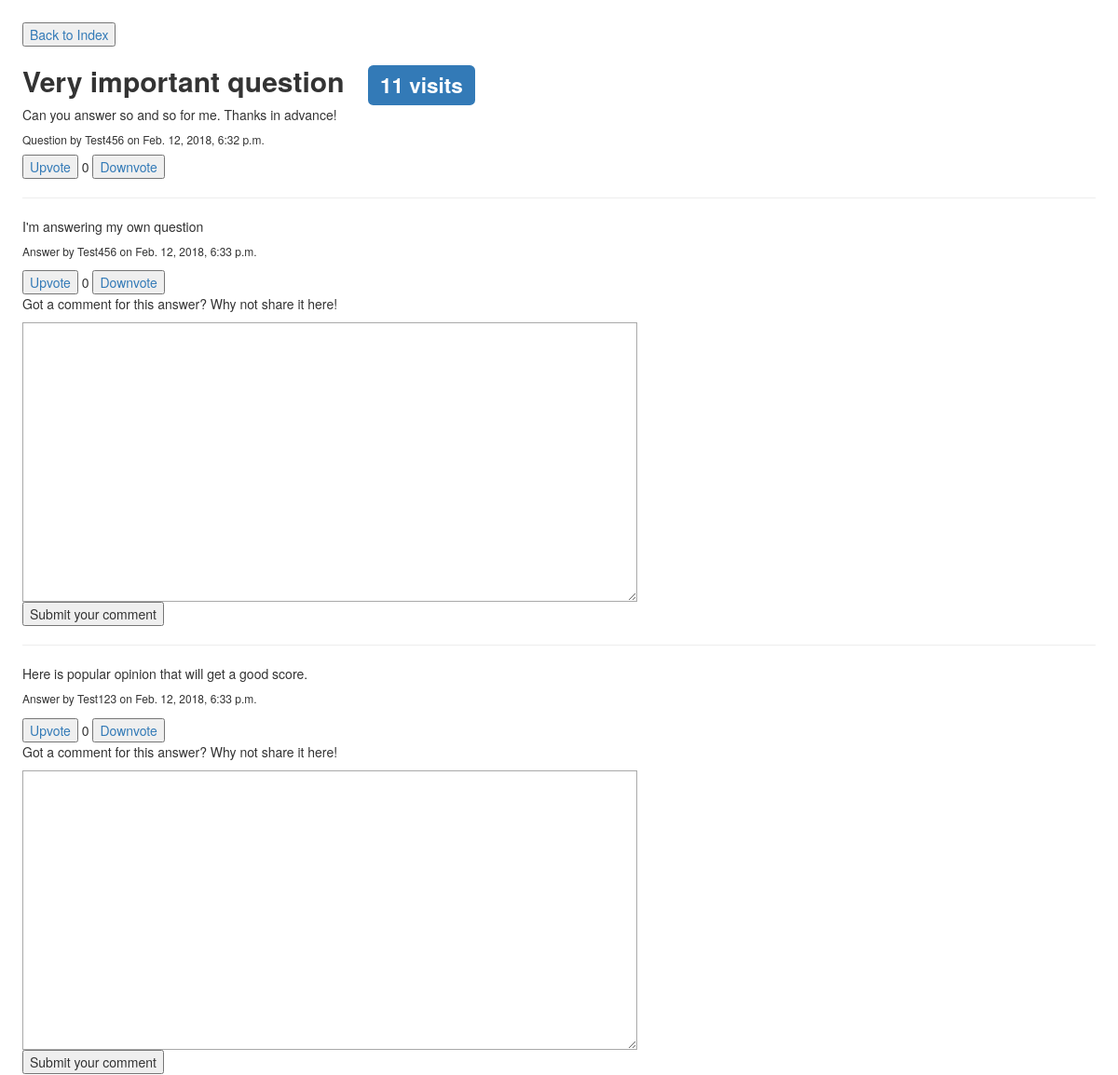
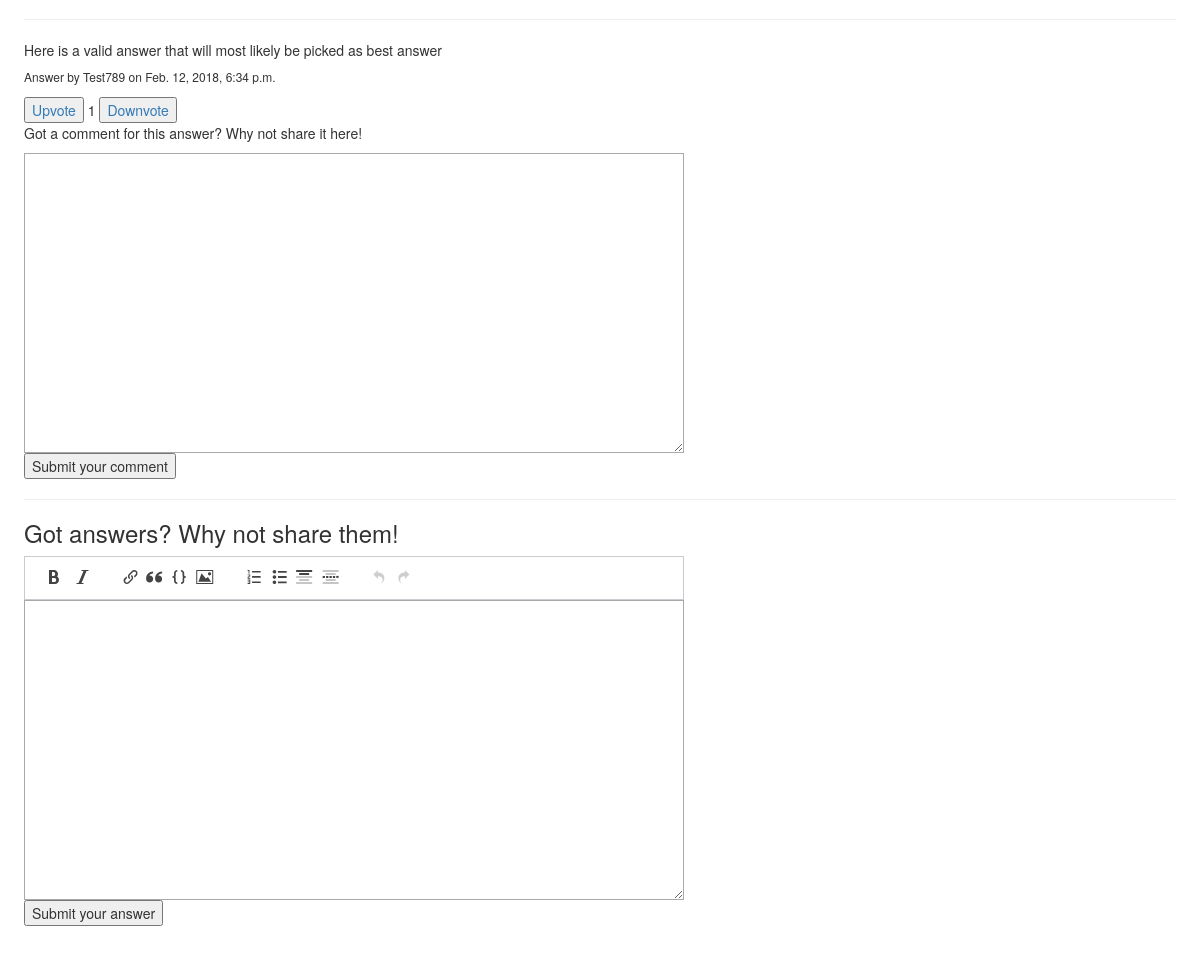
Screenshot of /questions/3/ (signed in) with the database file from the repository (2 pictures, top to bottom).
### qa_web/models.py (models this page shows, shortened)
class Post(models.Model):
    content = models.TextField(null=True)
    owner = models.ForeignKey(settings.AUTH_USER_MODEL, null= True, on_delete=models.SET_NULL)
    creation_date = models.DateTimeField(auto_now_add=True)
    upvotes = models.IntegerField(default=0)
    downvotes = models.IntegerField(default=0)
    class Meta:
        abstract = True
    @property
    def score(self):
        return self.upvotes - self.downvotes

class Questions(Post):
    title = models.CharField(max_length=300, null=True)
    visits = models.IntegerField(default=0)
    voters = models.ManyToManyField(settings.AUTH_USER_MODEL, related_name='q_voters', through='Vote')

class User(AbstractUser):
    age = models.IntegerField(null =True)
    birthday = models.DateField(null = True)
    motherland=models.TextField(max_length=100, null =True)
    school = models.TextField(max_length=100, null =True)
    major = models.CharField(max_length=50, null =True)
    city = models.TextField(max_length=100, null=True)
    """
      The below code has a purpose that a user profile will be created when
      a user is created

     """

class Answers(Post):
    question = models.ForeignKey(Questions, null=True, on_delete=models.CASCADE)
    correct_answer = models.BooleanField(default = False)
    voters = models.ManyToManyField(settings.AUTH_USER_MODEL, related_name='a_voters', through='Vote')

### qa_web/views.py (the view)
# urls.py: path('questions/<int:id_>/', views.answers, name='answers'),
def answers(request, id_):
    q = get_object_or_404(Questions, pk=id_)
    answer_id = [int(key.replace('select_', '')) for key in request.POST.keys() if key.startswith('select_')]
    if request.method == 'POST' and 'answer_form' in request.POST: #Update's database when somebody answers a question
        form = AnswersForm(request.POST)
        if form.is_valid():
            Answers.objects.create(content=request.POST['content'], owner=request.user, question=q)
    elif request.method == 'POST' and 'deselect' in request.POST:  #Update's database when somebody deselects best answer.
        updateAnswer = Answers.objects.filter(question=q, correct_answer=True).last()
        updateAnswer.correct_answer = False
        updateAnswer.save()
    elif answer_id: #Update's database when somebody selects a best answer.
        updateAnswer = Answers.objects.get(id = answer_id[0])
        updateAnswer.correct_answer = True
        updateAnswer.save()
    elif any(key.startswith("comment_form_answer") for key in request.POST.keys()):
        answer_id = [int(key.replace('comment_form_answer_', '')) for key in request.POST.keys() if key.startswith('comment_form')]
        a = Answers.objects.get(id = answer_id[0])
        c = Comments(content=request.POST['content'], owner=request.user, answer=a)
        c.save()
    q_answers = Answers.objects.filter(question=q, correct_answer=False)
    q_best_answer = Answers.objects.filter(question=q, correct_answer=True)
    q_comments = Comments.objects.filter(question=q)
    a_comments = Comments.objects.filter(answer__question=q)
    if request.user.is_authenticated:
        q.visits += 1
        q.save()
    if len(q_best_answer) > 0:
        q_best_answer = q_best_answer.last()
    return render(request, 'qa_web/answerspage.html', {'currentQuestion': q, 'answers': q_answers, 'bestAnswer': q_best_answer, 'q_comments': q_comments, 'a_comments': a_comments})

### qa_web/templates/qa_web/answerspage.html (shortened to what this page needs)
{% load static %}
<html>
  <head>
    <link rel="stylesheet" href="{% static 'css/pagedown.css' %}" />
    <link rel="stylesheet" href="{% static 'css/base.css' %}" />
    <link rel="stylesheet" href="https://maxcdn.bootstrapcdn.com/bootstrap/3.3.7/css/bootstrap.min.css">
  </head>
  <body>
  <a href="../../"><button>Back to Index</button></a>
  <div id="question">
      <h2><b>{{ currentQuestion.title }}</b> &nbsp <span class="label label-primary">{{ currentQuestion.visits }} visits</span></h2>
      <p>{{ currentQuestion.content }}</p>
      <h6>Question by {{ currentQuestion.owner }} on {{ currentQuestion.creation_date }}</h6>
      <a id='upvote_{{ currentQuestion.id }}_question'><button>Upvote</button></a>
      <span id='score_{{ currentQuestion.id }}_question'>{{ currentQuestion.score }}</span>
      <a id='downvote_{{ currentQuestion.id }}_question'><button>Downvote</button></a>
      <hr>
  </div>
  <div id="answers">
  {% for answer in answers %}
      <form id="select{{ answer.id }}_form" method="post">
          <p>{{ answer.content }}</p>
          <h6>Answer by {{ answer.owner }} on {{ answer.creation_date }}</h6>
      </form>
      <a id='upvote_{{ answer.id }}_answer'><button>Upvote</button></a>
      <span id='score_{{ answer.id }}_answer'>{{ answer.score }}</span>
      <a id='downvote_{{ answer.id }}_answer'><button>Downvote</button></a>
      {% if user.is_authenticated %}
        <p>Got a comment for this answer? Why not share it here!</p>
        <form id="comment_form_answer_{{answer.id}}" method="post">
            <textarea id="wmd-input" name="content" class="wmd-input"></textarea></br>
            <input type="submit" name="comment_form_answer_{{ answer.id }}" value="Submit your comment"/>
         </form>
      {% endif %}
      <hr>
  {% empty %}
    <h3>Be the first to answer this question!</h3>
  {% endfor %}
  </div>
  {% if user.is_authenticated %}
    <h3>Got answers? Why not share them!</h3>
    <form id="answer_form" method="post">
        <div id="wmd-button-bar"></div>
        <textarea id="wmd-input" name="content" class="wmd-input"></textarea>
        <input type="submit" name="answer_form" value="Submit your answer"/>
    </form>
  {% else %}
   <p>To answer this question, <a href="/login">login</a> or <a href="/signup">sign up</a>!</p>
  {% endif %}
  </body>
</html>

### qa_web/static/css/pagedown.css (style rules this page uses)
body { background-color: White; font-family: sans-serif; padding : 2%; }
.wmd-input { height: 300px; width: 100%; background-color: Gainsboro; border: 1px solid DarkGray; }

### rows the page displays
Questions: title "Very important question", visits "11", content "Can you answer so and so for me. Thanks in advance!", owner "Test456", creation_date "Feb. 12, 2018, 6:32 p.m.", score "0"
Answers: content "I'm answering my own question", owner "Test456", creation_date "Feb. 12, 2018, 6:33 p.m.", score "0"
Answers: content "Here is popular opinion that will get a good score.", owner "Test123", creation_date "Feb. 12, 2018, 6:33 p.m.", score "0"
Answers: content "Here is a valid answer that will most likely be picked as best answer", owner "Test789", creation_date "Feb. 12, 2018, 6:34 p.m.", score "1"
